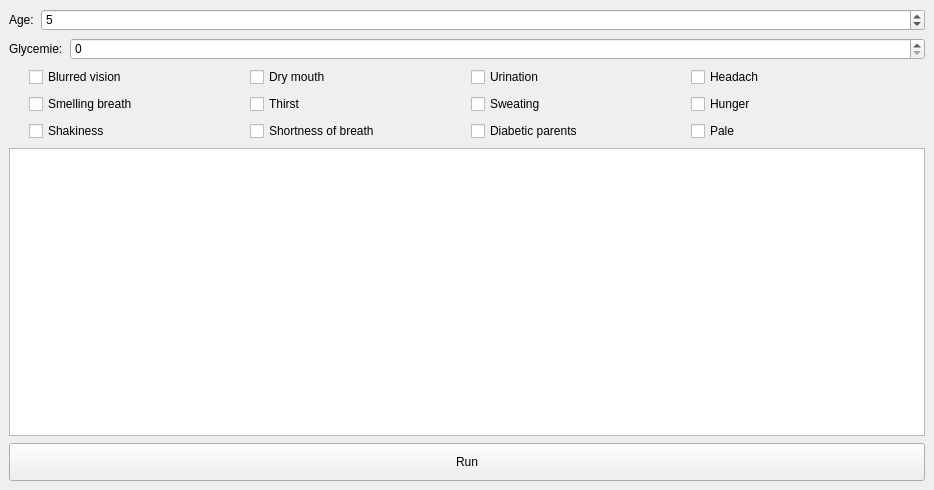
<?xml version="1.0" encoding="UTF-8"?>
<ui version="4.0">
 <class>MainWindow</class>
 <widget class="QMainWindow" name="MainWindow">
  <property name="geometry">
   <rect>
    <x>0</x>
    <y>0</y>
    <width>934</width>
    <height>490</height>
   </rect>
  </property>
  <property name="sizePolicy">
   <sizepolicy hsizetype="Fixed" vsizetype="Fixed">
    <horstretch>200</horstretch>
    <verstretch>200</verstretch>
   </sizepolicy>
  </property>
  <property name="windowTitle">
   <string>MainWindow</string>
  </property>
  <widget class="QWidget" name="centralwidget">
   <property name="sizePolicy">
    <sizepolicy hsizetype="Preferred" vsizetype="Preferred">
     <horstretch>0</horstretch>
     <verstretch>0</verstretch>
    </sizepolicy>
   </property>
   <property name="styleSheet">
    <string notr="true">QPushButton {
	height: 30px;
}</string>
   </property>
   <layout class="QHBoxLayout" name="horizontalLayout" stretch="0">
    <item>
     <layout class="QVBoxLayout" name="verticalLayout_2">
      <property name="spacing">
       <number>7</number>
      </property>
      <property name="leftMargin">
       <number>0</number>
      </property>
      <property name="topMargin">
       <number>0</number>
      </property>
      <property name="rightMargin">
       <number>0</number>
      </property>
      <property name="bottomMargin">
       <number>0</number>
      </property>
      <item>
       <layout class="QVBoxLayout" name="verticalLayout">
        <property name="sizeConstraint">
         <enum>QLayout::SetDefaultConstraint</enum>
        </property>
        <property name="leftMargin">
         <number>0</number>
        </property>
        <property name="topMargin">
         <number>0</number>
        </property>
        <property name="rightMargin">
         <number>0</number>
        </property>
        <property name="bottomMargin">
         <number>0</number>
        </property>
        <item>
         <layout class="QHBoxLayout" name="horizontalLayout_6">
          <item>
           <widget class="QLabel" name="label">
            <property name="sizePolicy">
             <sizepolicy hsizetype="Minimum" vsizetype="Fixed">
              <horstretch>0</horstretch>
              <verstretch>0</verstretch>
             </sizepolicy>
            </property>
            <property name="minimumSize">
             <size>
              <width>0</width>
              <height>0</height>
             </size>
            </property>
            <property name="text">
             <string>Age:</string>
            </property>
            <property name="alignment">
             <set>Qt::AlignLeading|Qt::AlignLeft|Qt::AlignVCenter</set>
            </property>
           </widget>
          </item>
          <item>
           <widget class="QSpinBox" name="spinBox_2">
            <property name="sizePolicy">
             <sizepolicy hsizetype="MinimumExpanding" vsizetype="Fixed">
              <horstretch>0</horstretch>
              <verstretch>0</verstretch>
             </sizepolicy>
            </property>
            <property name="minimum">
             <number>1</number>
            </property>
            <property name="maximum">
             <number>6</number>
            </property>
            <property name="value">
             <number>5</number>
            </property>
           </widget>
          </item>
         </layout>
        </item>
        <item>
         <layout class="QHBoxLayout" name="horizontalLayout_5">
          <property name="sizeConstraint">
           <enum>QLayout::SetDefaultConstraint</enum>
          </property>
          <item>
           <widget class="QLabel" name="label_2">
            <property name="sizePolicy">
             <sizepolicy hsizetype="Minimum" vsizetype="Fixed">
              <horstretch>0</horstretch>
              <verstretch>0</verstretch>
             </sizepolicy>
            </property>
            <property name="minimumSize">
             <size>
              <width>0</width>
              <height>0</height>
             </size>
            </property>
            <property name="text">
             <string>Glycemie:</string>
            </property>
            <property name="alignment">
             <set>Qt::AlignLeading|Qt::AlignLeft|Qt::AlignVCenter</set>
            </property>
           </widget>
          </item>
          <item>
           <widget class="QSpinBox" name="spinBox">
            <property name="sizePolicy">
             <sizepolicy hsizetype="MinimumExpanding" vsizetype="Fixed">
              <horstretch>0</horstretch>
              <verstretch>0</verstretch>
             </sizepolicy>
            </property>
           </widget>
          </item>
         </layout>
        </item>
        <item>
         <layout class="QHBoxLayout" name="horizontalLayout_7">
          <property name="leftMargin">
           <number>20</number>
          </property>
          <property name="rightMargin">
           <number>20</number>
          </property>
          <item>
           <widget class="QCheckBox" name="checkBox_9">
            <property name="sizePolicy">
             <sizepolicy hsizetype="Preferred" vsizetype="Fixed">
              <horstretch>0</horstretch>
              <verstretch>0</verstretch>
             </sizepolicy>
            </property>
            <property name="text">
             <string>Blurred vision</string>
            </property>
           </widget>
          </item>
          <item>
           <widget class="QCheckBox" name="checkBox_10">
            <property name="sizePolicy">
             <sizepolicy hsizetype="Preferred" vsizetype="Fixed">
              <horstretch>0</horstretch>
              <verstretch>0</verstretch>
             </sizepolicy>
            </property>
            <property name="text">
             <string>Dry mouth</string>
            </property>
           </widget>
          </item>
          <item>
           <widget class="QCheckBox" name="checkBox_7">
            <property name="sizePolicy">
             <sizepolicy hsizetype="Preferred" vsizetype="Fixed">
              <horstretch>0</horstretch>
              <verstretch>0</verstretch>
             </sizepolicy>
            </property>
            <property name="text">
             <string>Urination</string>
            </property>
           </widget>
          </item>
          <item>
           <widget class="QCheckBox" name="checkBox_4">
            <property name="sizePolicy">
             <sizepolicy hsizetype="Preferred" vsizetype="Fixed">
              <horstretch>0</horstretch>
              <verstretch>0</verstretch>
             </sizepolicy>
            </property>
            <property name="text">
             <string>Headach</string>
            </property>
           </widget>
          </item>
         </layout>
        </item>
        <item>
         <layout class="QHBoxLayout" name="horizontalLayout_3">
          <property name="sizeConstraint">
           <enum>QLayout::SetDefaultConstraint</enum>
          </property>
          <property name="leftMargin">
           <number>20</number>
          </property>
          <property name="rightMargin">
           <number>20</number>
          </property>
          <item>
           <widget class="QCheckBox" name="checkBox_11">
            <property name="sizePolicy">
             <sizepolicy hsizetype="Preferred" vsizetype="Fixed">
              <horstretch>0</horstretch>
              <verstretch>0</verstretch>
             </sizepolicy>
            </property>
            <property name="text">
             <string>Smelling breath</string>
            </property>
           </widget>
          </item>
          <item>
           <widget class="QCheckBox" name="checkBox_8">
            <property name="sizePolicy">
             <sizepolicy hsizetype="Preferred" vsizetype="Fixed">
              <horstretch>0</horstretch>
              <verstretch>0</verstretch>
             </sizepolicy>
            </property>
            <property name="text">
             <string>Thirst</string>
            </property>
            <property name="checked">
             <bool>false</bool>
            </property>
           </widget>
          </item>
          <item>
           <widget class="QCheckBox" name="checkBox">
            <property name="sizePolicy">
             <sizepolicy hsizetype="Preferred" vsizetype="Fixed">
              <horstretch>0</horstretch>
              <verstretch>0</verstretch>
             </sizepolicy>
            </property>
            <property name="text">
             <string>Sweating</string>
            </property>
           </widget>
          </item>
          <item>
           <widget class="QCheckBox" name="checkBox_2">
            <property name="sizePolicy">
             <sizepolicy hsizetype="Preferred" vsizetype="Fixed">
              <horstretch>0</horstretch>
              <verstretch>0</verstretch>
             </sizepolicy>
            </property>
            <property name="text">
             <string>Hunger</string>
            </property>
           </widget>
          </item>
         </layout>
        </item>
        <item>
         <layout class="QHBoxLayout" name="horizontalLayout_4">
          <property name="leftMargin">
           <number>20</number>
          </property>
          <property name="rightMargin">
           <number>20</number>
          </property>
          <item>
           <widget class="QCheckBox" name="checkBox_3">
            <property name="sizePolicy">
             <sizepolicy hsizetype="Preferred" vsizetype="Fixed">
              <horstretch>0</horstretch>
              <verstretch>0</verstretch>
             </sizepolicy>
            </property>
            <property name="text">
             <string>Shakiness</string>
            </property>
           </widget>
          </item>
          <item>
           <widget class="QCheckBox" name="checkBox_12">
            <property name="sizePolicy">
             <sizepolicy hsizetype="Preferred" vsizetype="Fixed">
              <horstretch>0</horstretch>
              <verstretch>0</verstretch>
             </sizepolicy>
            </property>
            <property name="text">
             <string>Shortness of breath</string>
            </property>
           </widget>
          </item>
          <item>
           <widget class="QCheckBox" name="checkBox_5">
            <property name="sizePolicy">
             <sizepolicy hsizetype="Preferred" vsizetype="Fixed">
              <horstretch>0</horstretch>
              <verstretch>0</verstretch>
             </sizepolicy>
            </property>
            <property name="text">
             <string>Diabetic parents</string>
            </property>
           </widget>
          </item>
          <item>
           <widget class="QCheckBox" name="checkBox_6">
            <property name="sizePolicy">
             <sizepolicy hsizetype="Preferred" vsizetype="Fixed">
              <horstretch>0</horstretch>
              <verstretch>0</verstretch>
             </sizepolicy>
            </property>
            <property name="text">
             <string>Pale</string>
            </property>
           </widget>
          </item>
         </layout>
        </item>
       </layout>
      </item>
      <item>
       <widget class="QTextEdit" name="textEdit">
        <property name="sizePolicy">
         <sizepolicy hsizetype="Minimum" vsizetype="Minimum">
          <horstretch>0</horstretch>
          <verstretch>0</verstretch>
         </sizepolicy>
        </property>
        <property name="minimumSize">
         <size>
          <width>300</width>
          <height>100</height>
         </size>
        </property>
        <property name="mouseTracking">
         <bool>false</bool>
        </property>
        <property name="autoFillBackground">
         <bool>false</bool>
        </property>
        <property name="frameShadow">
         <enum>QFrame::Sunken</enum>
        </property>
        <property name="verticalScrollBarPolicy">
         <enum>Qt::ScrollBarAsNeeded</enum>
        </property>
        <property name="horizontalScrollBarPolicy">
         <enum>Qt::ScrollBarAsNeeded</enum>
        </property>
        <property name="sizeAdjustPolicy">
         <enum>QAbstractScrollArea::AdjustToContents</enum>
        </property>
       </widget>
      </item>
      <item>
       <widget class="QPushButton" name="pushButton">
        <property name="sizePolicy">
         <sizepolicy hsizetype="Expanding" vsizetype="Maximum">
          <horstretch>0</horstretch>
          <verstretch>0</verstretch>
         </sizepolicy>
        </property>
        <property name="text">
         <string>Run</string>
        </property>
       </widget>
      </item>
     </layout>
    </item>
   </layout>
  </widget>
 </widget>
 <resources/>
 <connections/>
</ui>
